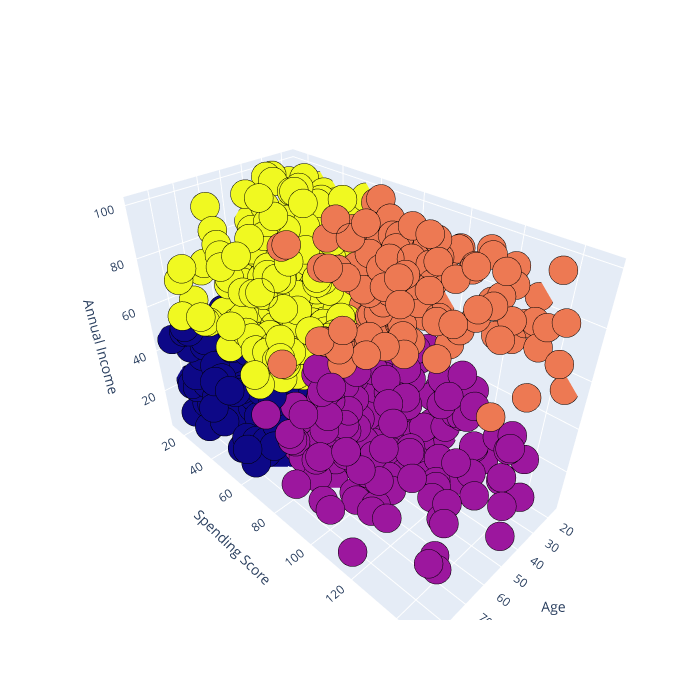

Here is the notebook cell this chart was saved with:
### Markdown cell above
# Clustering of all three Variables in an interactive manner

### Code cell
Scene = dict(xaxis = dict(title  = 'Age'),yaxis = dict(title  = 'Spending Score'),zaxis = dict(title  = 'Annual Income'))
labels = model.labels_
trace = go.Scatter3d(x=x[:, 0], y=x[:, 1], z=x[:, 2], mode='markers',marker=dict(color = labels, size= 10, line=dict(color= 'black',width = 10)))
layout = go.Layout(margin=dict(l=0,r=0),scene = Scene,height = 700,width = 700)
data = [trace]
fig = go.Figure(data = data, layout = layout)
fig.show()
fig.write_html("/Users/karlheynen/Documents/University/Master/Courses/1. Semester/Business Information Systems/MTP/file.html")

### Figure 1 — Plotly figure (JSON) as saved in the notebook; plotly's stock layout.template omitted (floating-point values rounded to 4 significant figures; data arrays with more than 128 entries replaced by an {"elided": "..."} marker saying what was removed)
{"data": [{"marker": {"color": {"elided": "1082 int values"}, "line": {"color": "black", "width": 10}, "size": 10}, "mode": "markers", "type": "scatter3d", "x": {"elided": "1082 int values"}, "y": {"elided": "1082 int values"}, "z": {"elided": "1082 int values"}}], "layout": {"height": 700, "margin": {"l": 0, "r": 0}, "scene": {"xaxis": {"title": {"text": "Age"}}, "yaxis": {"title": {"text": "Spending Score"}}, "zaxis": {"title": {"text": "Annual Income"}}}, "width": 700}}
